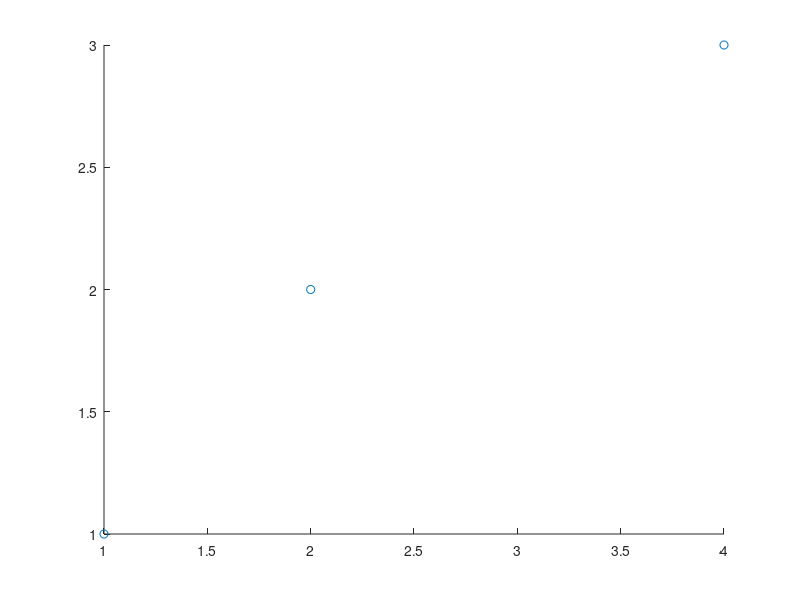

Source code (MATLAB):
%syms s;
s = 1;
kappa = 0;
T = [cos(kappa*s) 0 sin(kappa*s) ((1 - cos(kappa*s))/kappa);
    0 1 0 0;
    -sin(kappa*s) 0 cos(kappa*s) (sin(kappa*s)/kappa);
    0 0 0 1];
%set initial position
phi = 0;
d = 50;
t = [0; 0; 1];
n = [cos(phi); sin(phi); 0];
b = cross(t, n);
%initialise joint variables
l_0 = [310 310];
step_delta_l = 3.14*2*5/10;
l = l_0;
p = zeros(3, 101);
p_t = zeros(4);
for i=1:1:100
    p_t(1) = p(1, i);
    p_t(2) = p(2, i);
    p_t(3) = p(3, i);
    p_t(4) = 1;
    l = l - [step_delta_l -1*step_delta_l];
    kappa = abs((l_0(2) - l(2))/(d*l(2)));
    T = [cos(kappa*s) 0 sin(kappa*s) ((1 - cos(kappa*s))/kappa);
    0 1 0 0;
    -sin(kappa*s) 0 cos(kappa*s) (sin(kappa*s)/kappa);
    0 0 0 1];
    p_t = T*p_t;
    p(1, i+1) = p_t(1);
    p(2, i+1) = p_t(2);
    p(3, i+1) = p_t(3);
    %plot3 (p(1), p(2), p(3));
end
x = p(1, :);
y = p(3, :);
figure (1)
scatter([1 2 4], [1 2 3]);